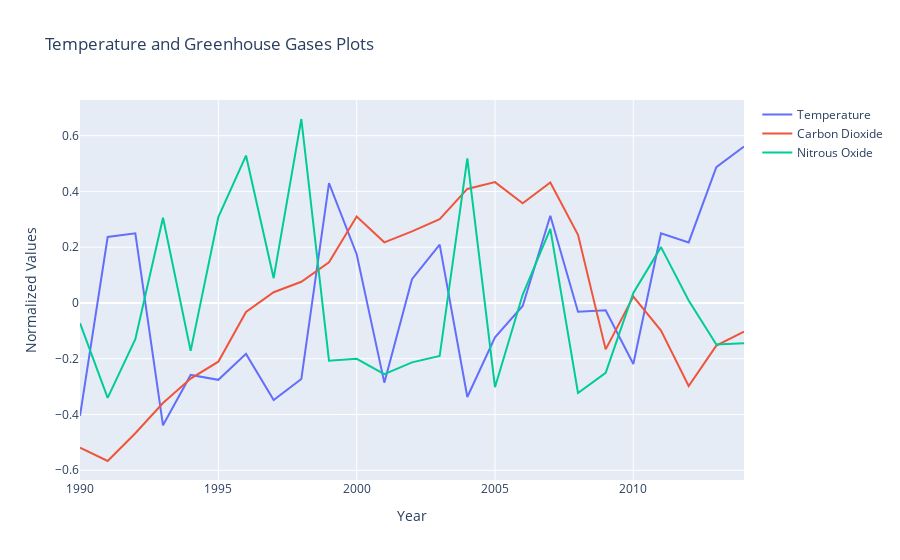

Notebook cell for this chart:
### Code cell
# Plotting values for Greenhouse Gases along with Temperature

trace0 = go.Scatter(
    x = part3_norm.index,
    y = part3_norm['temp'],
    mode = 'lines',
    name = 'Temperature'
)

trace1 = go.Scatter(
    x = part3_norm.index,
    y = part3_norm['co2'],
    mode = 'lines',
    name = 'Carbon Dioxide'
)

trace2 = go.Scatter(
    x = part3_norm.index,
    y = part3_norm['n2o'],
    mode = 'lines',
    name = 'Nitrous Oxide'
)



layout = go.Layout(
    title='Temperature and Greenhouse Gases Plots',
    xaxis=dict(
        title='Year',
    ),
    yaxis=dict(
        title='Normalized Values',
    )
)

data = [trace0,trace1,trace2]
fig = go.Figure(data=data, layout=layout)
iplot(fig)

### Figure 1 — Plotly figure (JSON) as saved in the notebook; plotly's stock layout.template omitted (floating-point values rounded to 4 significant figures)
{"data": [{"mode": "lines", "name": "Temperature", "type": "scatter", "x": [1990, 1991, 1992, 1993, 1994, 1995, 1996, 1997, 1998, 1999, 2000, 2001, 2002, 2003, 2004, 2005, 2006, 2007, 2008, 2009, 2010, 2011, 2012, 2013, 2014], "y": [-0.4045, 0.2366, 0.25, -0.4387, -0.258, -0.2756, -0.1826, -0.3483, -0.2724, 0.4301, 0.1748, -0.2858, 0.08547, 0.2094, -0.3371, -0.1235, -0.01085, 0.3125, -0.03172, -0.02619, -0.2191, 0.2501, 0.2172, 0.487, 0.5613]}, {"mode": "lines", "name": "Carbon Dioxide", "type": "scatter", "x": [1990, 1991, 1992, 1993, 1994, 1995, 1996, 1997, 1998, 1999, 2000, 2001, 2002, 2003, 2004, 2005, 2006, 2007, 2008, 2009, 2010, 2011, 2012, 2013, 2014], "y": [-0.5192, -0.5667, -0.4671, -0.3588, -0.2712, -0.2106, -0.03238, 0.03841, 0.07591, 0.1462, 0.3101, 0.2175, 0.2565, 0.3005, 0.4089, 0.4333, 0.3574, 0.4323, 0.2447, -0.1664, 0.02306, -0.09912, -0.2979, -0.153, -0.1024]}, {"mode": "lines", "name": "Nitrous Oxide", "type": "scatter", "x": [1990, 1991, 1992, 1993, 1994, 1995, 1996, 1997, 1998, 1999, 2000, 2001, 2002, 2003, 2004, 2005, 2006, 2007, 2008, 2009, 2010, 2011, 2012, 2013, 2014], "y": [-0.07239, -0.3403, -0.13, 0.3057, -0.1717, 0.3078, 0.5287, 0.08888, 0.6597, -0.207, -0.2003, -0.2552, -0.213, -0.1903, 0.5189, -0.3022, 0.02924, 0.2655, -0.3227, -0.2506, 0.03581, 0.2002, 0.008571, -0.1486, -0.1446]}], "layout": {"title": {"text": "Temperature and Greenhouse Gases Plots"}, "xaxis": {"title": {"text": "Year"}}, "yaxis": {"title": {"text": "Normalized Values"}}}}
